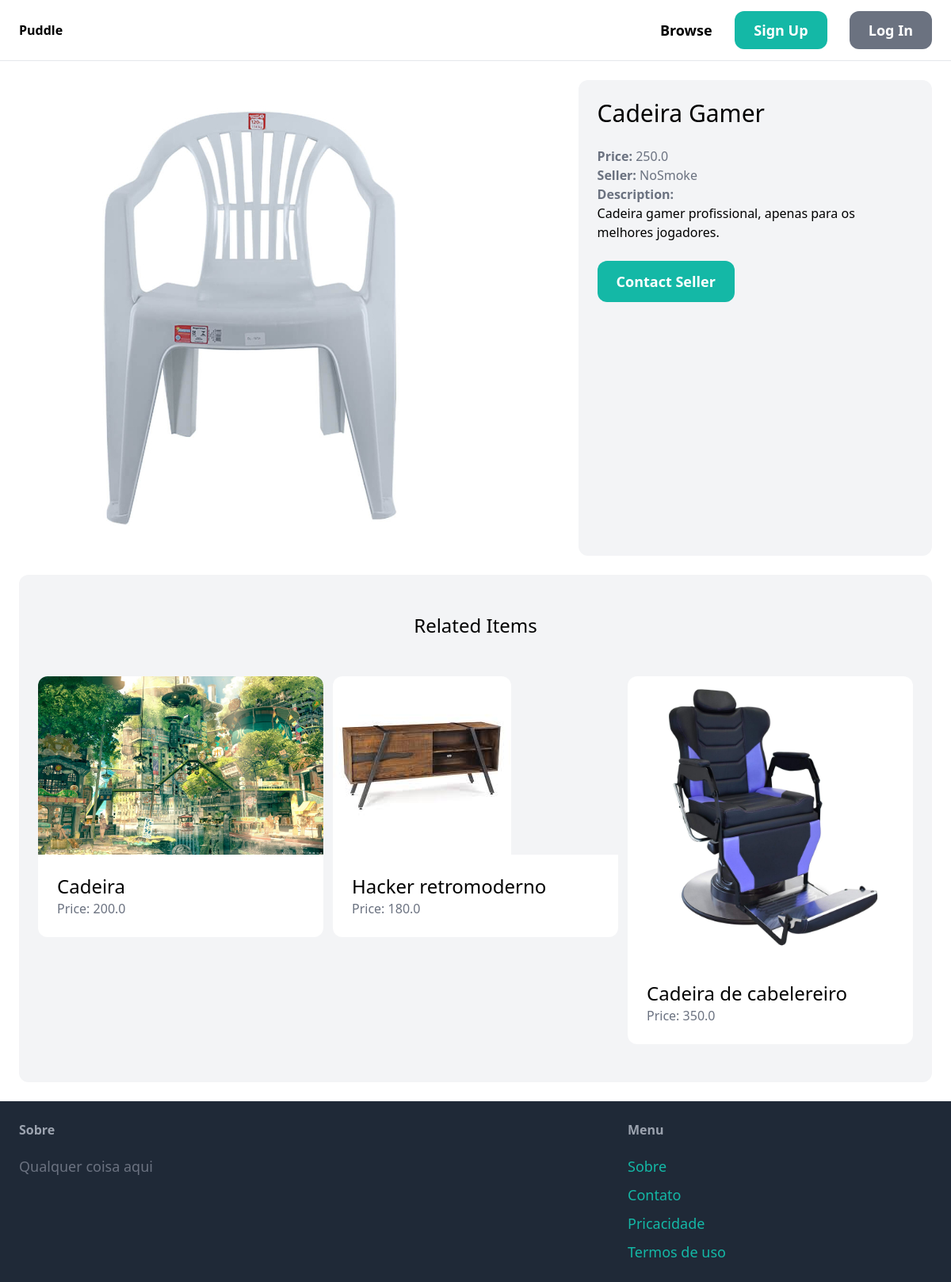
The page /items/7/ on the database its author committed.
### item/models.py (models this page shows, shortened)
class Item(models.Model):
    category = models.ForeignKey(Category,related_name='items', on_delete=models.CASCADE)
    name = models.CharField(max_length=255)
    description = models.TextField(blank=True, null=True)
    price = models.FloatField(validators=[MinValueValidator(0.0)])
    image = models.ImageField(upload_to='item_images',blank=True,null=True)
    is_sold = models.BooleanField(default=False)
    created_at = models.DateTimeField(auto_now_add=True)
    created_by = models.ForeignKey(User,related_name ='items', on_delete = models.CASCADE)

### item/views.py (the view)
# urls.py: path('<int:pk>/',views.detail, name='detail'),
def detail(request,pk):
    item = get_object_or_404(Item, pk=pk)
    related_items = Item.objects.filter(category=item.category,is_sold=False).exclude(pk=pk)[0:3]
    return render(request,'item/detail.html',{
        'item':item,
        'related_items':related_items
    })

### item/templates/item/detail.html (shortened to what this page needs)
{% extends "core/base.html" %}
{% block content %}
<div class="grid grid-cols-5 gap-6">
    <div class="col-span-3">
        {% if item.image %}
            <img src="{{item.image.url}}" class="rounded-xl">
        {% endif %}
    </div>
    <div class="col-span-2 p-6 bg-gray-100 rounded-xl">
        <h1 class="mb-6 text-3xl">{{item.name}}</h1>
        <p class="text-gray-500"><strong>Price: </strong>{{item.price}}</p>
        <p class="text-gray-500"><strong>Seller: </strong>{{item.created_by.username}}</p>
        {% if item.description %}
            <p class="text-gray 700">
                <strong class="text-gray-500">Description:</strong><br>
                {{item.description}}
            </p>
        {% endif %}
        {% if request.user == item.created_by %}
            <div class="mt-6 p-6 bg-white rounded-xl">
                <p>This is your item!</p>
                <a href="{% url "item:edit" item.id %}" class="inline-block mt-6 px-6 py-3 text-lg font-semibold bg-teal-500 text-white rounded-xl hover:bg-teal-700">Edit</a>
                <a href="{% url "item:delete" item.id%}" class="inline-block mt-6 px-6 py-3 text-lg font-semibold bg-red-500 text-white rounded-xl hover:bg-red-700">Delete</a>
            </div>
        {% else %}
            <a href="{% url "conversation:new" item.id %}" class="inline-block mt-6 px-6 py-3 text-lg font-semibold bg-teal-500 text-white rounded-xl hover:bg-teal-700">Contact Seller</a>
        {% endif %}
    </div>
</div>
<div class="mt-6 px-6 py-12 bg-gray-100 rounded-xl">
    <h2 class="mb-12 text-2xl text-center"> Related Items</h2>
    <div class="grid grid-cols-3 gap-3">
        {% for item in related_items %}
            <div>
                <a href="{% url "item:detail" item.id %}">
                    <div>
                        {% if item.image %}
                            <img src="{{item.image.url}}" class="rounded-t-xl">
                        {% endif %}
                    </div>
                    <div class="p-6 bg-white rounded-b-xl">
                        <h2 class="text-2xl">{{item.name}}</h2>
                        <p class="text-gray-500">Price: {{item.price}}</p>
                    </div>
                </a>
            </div>
        {% endfor %}
    </div>
</div>
{% endblock content %}

### rows shown on the page
Item: image (picture), name "Cadeira Gamer", price "250.0", created_by.username "NoSmoke", description "Cadeira gamer profissional, apenas para os melhores jogadores."
Item: image (picture), name "Cadeira", price "200.0"
Item: image (picture), name "Hacker retromoderno", price "180.0"
Item: image (picture), name "Cadeira de cabelereiro", price "350.0"
